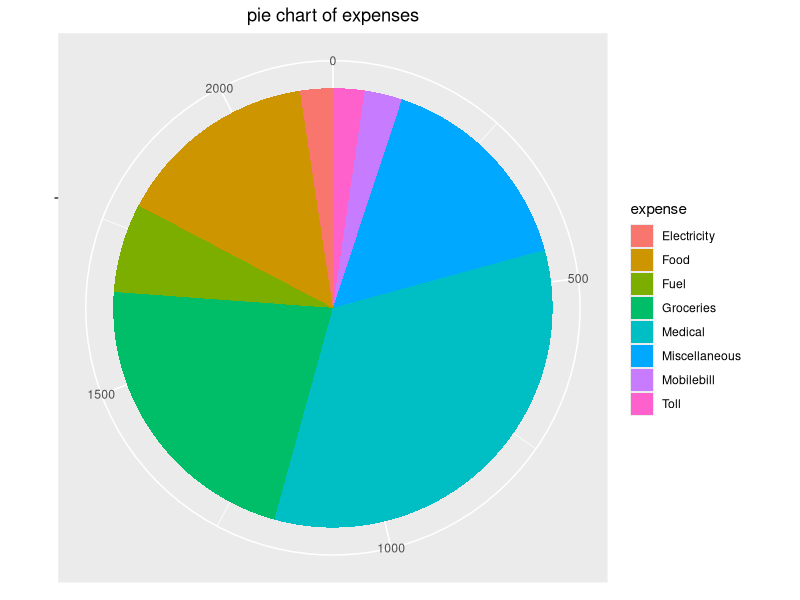
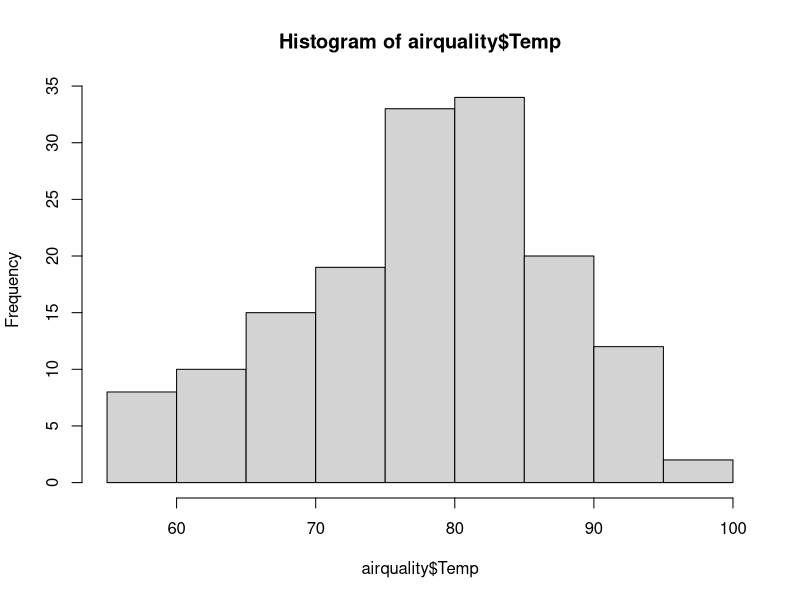
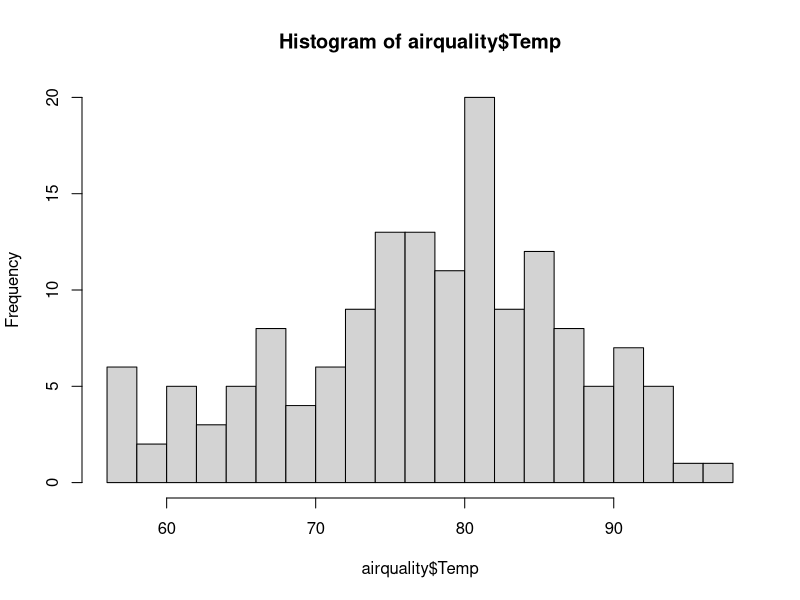
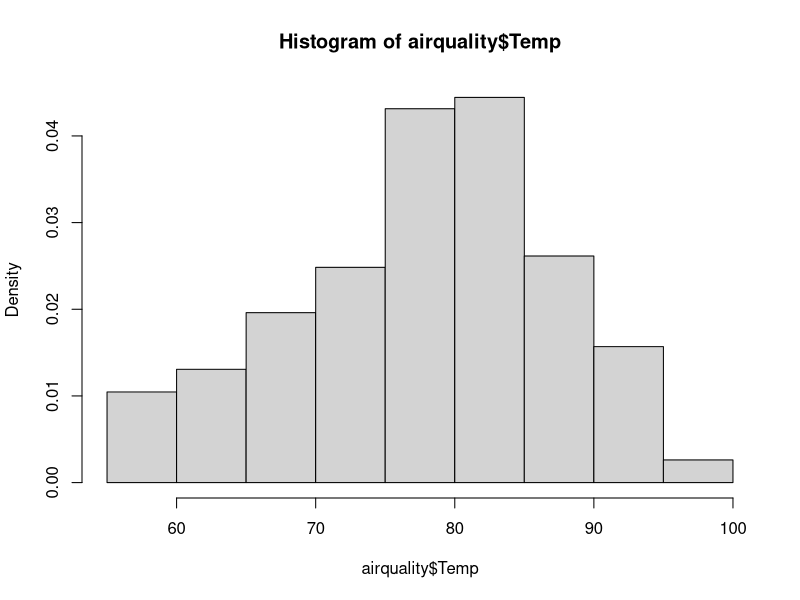
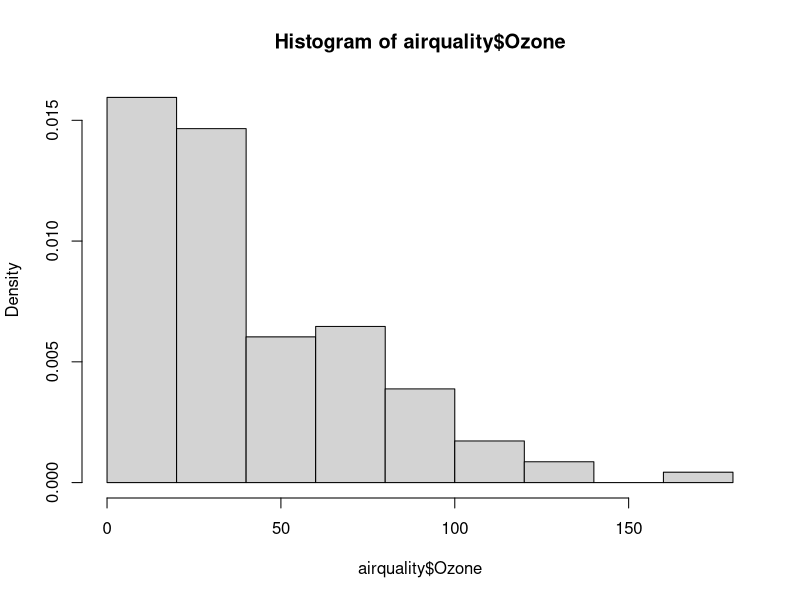
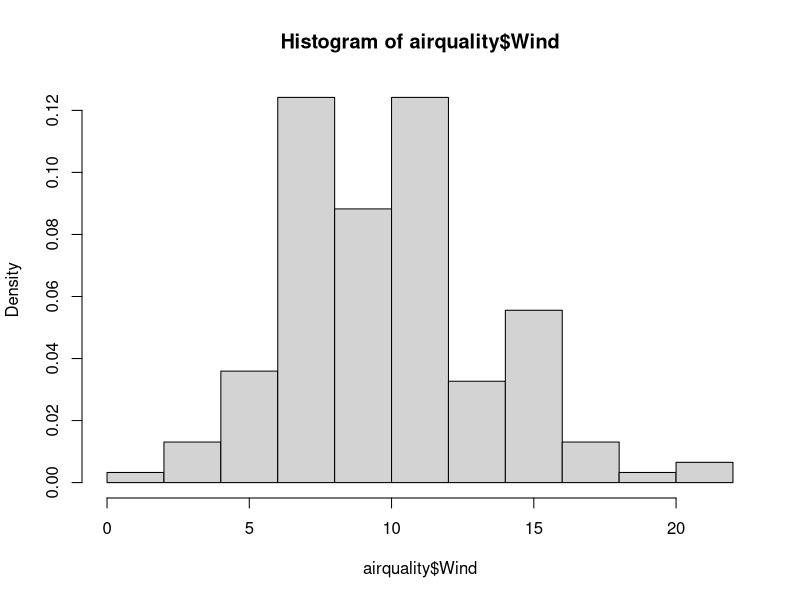
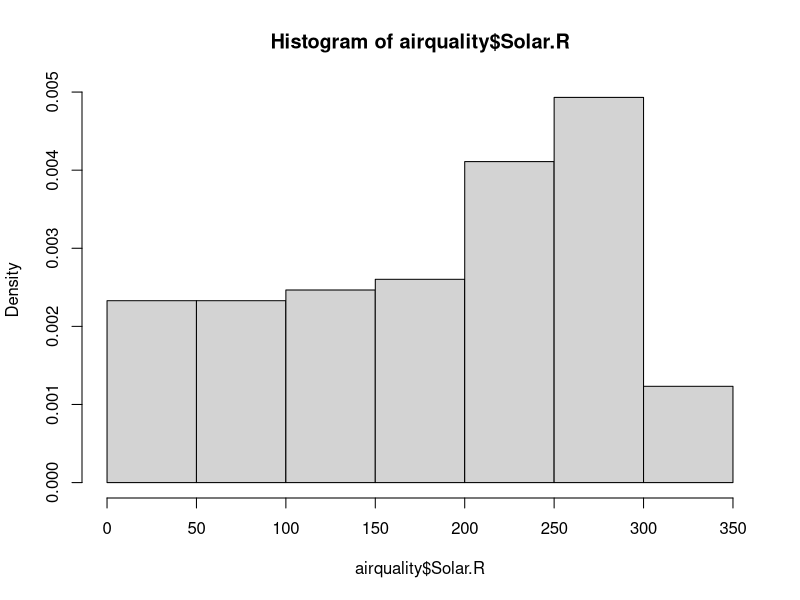
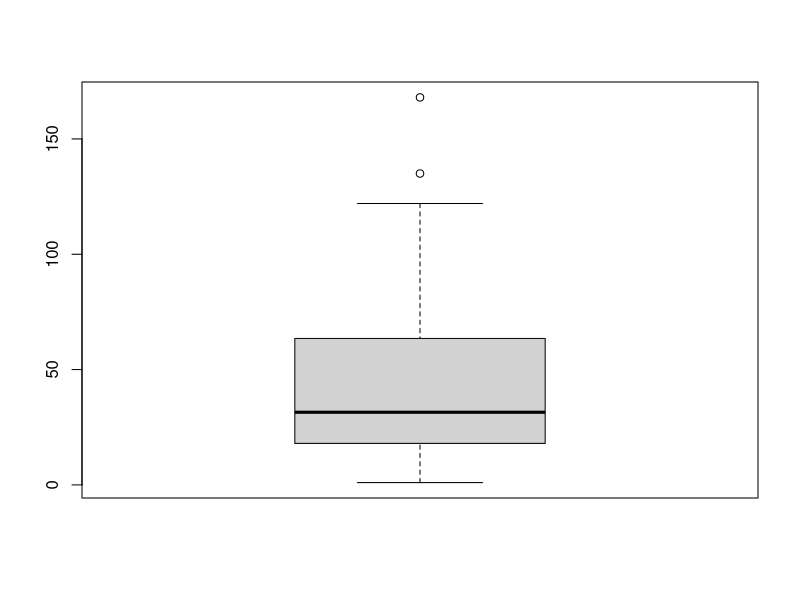

These figures' R source, in order:
library(ggplot2)
library(dplyr)
pc=read.csv("piechart.csv")
View(pc)

#piechart
pie<-ggplot(pc,aes(x="",y=amount,fill=factor(expense)))+
geom_bar(width=1,stat="identity")+
  theme(axis.line=element_blank(),plot.title=element_text(hjust=0.5))+
  labs(fill="expense",x=NULL,y=NULL,title="pie chart of expenses")
pie+coord_polar(theta="y",start=0)
View(airquality)
summary(airquality)
airquality$Month=factor(airquality$Month)
summary(airquality)
print(airquality[1:5,])
mean(airquality$Temp)
quantile(airquality$Temp)
hist(airquality$Temp)
hist(airquality$Temp,breaks = 20)
par(mfrow=c(1,1))
hist(airquality$Temp,prob=T)
hist(airquality$Ozone,prob=T)
hist(airquality$Wind,prob=T)
hist(airquality$Solar.R,prob=T)
boxplot(airquality$Ozone)
boxplot(airquality$Temp)

